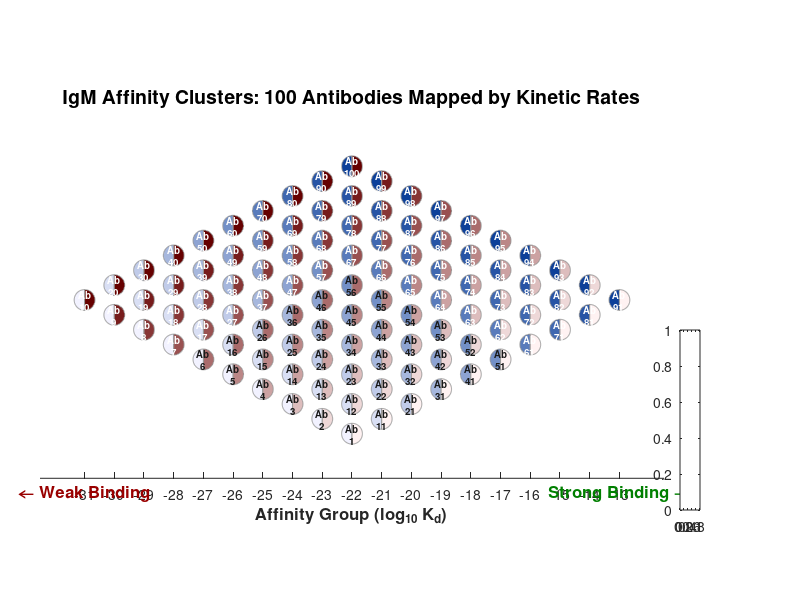

MATLAB code to generate this figure: (Note: this script raises an error after producing the figure.)
 figure('Color', 'w', 'Position', [100, 100, 1400, 800]);
    ax_main = axes('Position', [0.05, 0.1, 0.78, 0.8]);
    hold(ax_main, 'on');
    axis(ax_main, 'equal');

    % ==========================================================
    % 1. 参数定义与数据准备
    % ==========================================================
    
    % k_on 范围: 5*10^-22 到 5*10^-13
    min_log_kon = log10(5 * 10^(-22)); 
    max_log_kon = log10(5 * 10^(-13)); 
    
    % k_off 范围: 10^0 到 10^9
    min_log_koff = 0; 
    max_log_koff = 9; 
    
    % 准备自定义色谱 (Blues 和 Reds)
    blues_map = [linspace(0.95, 0.05, 256)', linspace(0.95, 0.25, 256)', linspace(1, 0.6, 256)'];
    reds_map  = [linspace(1, 0.4, 256)', linspace(0.95, 0, 256)', linspace(0.95, 0, 256)'];

    data_struct = [];
    
    for m = 1:10
        for n = 1:10
            ab_id = 10 * (m - 1) + n;
            val_kon = 5 * 10^(m - 23);
            val_koff = 10^(n - 1);
            log_kon_val = log10(val_kon);
            log_koff_val = log10(val_koff);
            x_val = -(n - m) - 22;
            data_struct = [data_struct; ab_id, x_val, log_kon_val, log_koff_val, m];
        end
    end
    
    [~, sort_idx] = sortrows(data_struct, [2, 5]);
    data_struct = data_struct(sort_idx, :);

    % ==========================================================
    % 2. 绘图循环 (绘制半圆)
    % ==========================================================
    
    radius = 0.35;
    x_counts = containers.Map('KeyType','double','ValueType','double');
    x_totals = containers.Map('KeyType','double','ValueType','double');
    
    for i = 1:size(data_struct, 1)
        x = data_struct(i, 2);
        if isKey(x_totals, x)
            x_totals(x) = x_totals(x) + 1;
        else
            x_totals(x) = 1;
            x_counts(x) = 0;
        end
    end
    
    theta_left = linspace(pi/2, 3*pi/2, 50);
    theta_right = linspace(-pi/2, pi/2, 50);
    
    for i = 1:size(data_struct, 1)
        id = data_struct(i, 1);
        x = data_struct(i, 2);
        l_kon = data_struct(i, 3);
        l_koff = data_struct(i, 4);
        
        x_counts(x) = x_counts(x) + 1;
        y = x_counts(x) - 1 - (x_totals(x) - 1) / 2.0;
        
        % --- 左半圆 (Kon - Blue) ---
        norm_idx = floor( (l_kon - min_log_kon) / (max_log_kon - min_log_kon) * 255 ) + 1;
        norm_idx = max(1, min(256, norm_idx));
        c_left = blues_map(norm_idx, :);
        
        X_L = x + radius * cos(theta_left);
        Y_L = y + radius * sin(theta_left);
        
        patch(ax_main, 'XData', X_L, 'YData', Y_L, 'FaceColor', c_left, 'EdgeColor', [0.6 0.6 0.6], 'LineWidth', 0.1);
        
        % --- 右半圆 (Koff - Red) ---
        norm_idx_off = floor( (l_koff - min_log_koff) / (max_log_koff - min_log_koff) * 255 ) + 1;
        norm_idx_off = max(1, min(256, norm_idx_off));
        c_right = reds_map(norm_idx_off, :);
        
        X_R = x + radius * cos(theta_right);
        Y_R = y + radius * sin(theta_right);
        
        patch(ax_main, 'XData', X_R, 'YData', Y_R, 'FaceColor', c_right, 'EdgeColor', [0.6 0.6 0.6], 'LineWidth', 0.1);
        
        % 文字标签设置
        if norm_idx > 150 || norm_idx_off > 150 
             txt_col = 'w';
        else
             txt_col = 'k';
        end
        if strcmp(txt_col, 'k'), txt_col = [0.1 0.1 0.1]; end
        
        % 【修改点】FontSize 调整为 7
        text(ax_main, x, y, sprintf('Ab\n%d', id), ...
             'HorizontalAlignment', 'center', ...
             'VerticalAlignment', 'middle', ...
             'FontSize', 7, ...          % 增大字体
             'FontWeight', 'bold', ...
             'Color', txt_col);
    end
    
    % ==========================================================
    % 3. 主坐标轴修饰
    % ==========================================================
    unique_x = sort(cell2mat(keys(x_totals)));
    xlim(ax_main, [-32.5, -11.5]);
    ylim(ax_main, [-6, 6]);
    xticks(ax_main, unique_x);
    xlabel(ax_main, 'Affinity Group (log_{10} K_d)', 'FontSize', 12, 'FontWeight', 'bold');
    
    set(ax_main, 'YTick', [], 'YColor', 'none', 'Box', 'off');
    
    text(ax_main, -31, -6.5, '\leftarrow Weak Binding', 'Color', [0.6 0 0], 'FontSize', 12, 'FontWeight', 'bold', 'HorizontalAlignment', 'center');
    text(ax_main, -13, -6.5, 'Strong Binding \rightarrow', 'Color', [0 0.5 0], 'FontSize', 12, 'FontWeight', 'bold', 'HorizontalAlignment', 'center');
    
    title(ax_main, 'IgM Affinity Clusters: 100 Antibodies Mapped by Kinetic Rates', 'FontSize', 14, 'FontWeight', 'bold');

    % ==========================================================
    % 4. 绘制双 Colorbar
    % ==========================================================
    ax_cb1 = axes('Position', [0.85, 0.15, 0.025, 0.3], 'Visible', 'off');
    colormap(ax_cb1, blues_map);
    caxis(ax_cb1, [min_log_kon max_log_kon]); 
    cb1 = colorbar(ax_cb1, 'Position', [0.85, 0.15, 0.025, 0.3]);
    cb1.Label.String = 'k_{on} Value (M^{-1} s^{-1})';
    cb1.Label.FontSize = 10;
    cb1.Label.FontWeight = 'bold';
    
    ticks_val_kon = ceil(min_log_kon):2:floor(max_log_kon);
    cb1.Ticks = ticks_val_kon;
    labels_kon = cell(length(ticks_val_kon), 1);
    for k = 1:length(ticks_val_kon)
        labels_kon{k} = sprintf('10^{%d}', round(ticks_val_kon(k))); 
    end
    cb1.TickLabels = labels_kon;
    
    ax_cb2 = axes('Position', [0.85, 0.55, 0.025, 0.3], 'Visible', 'off');
    colormap(ax_cb2, reds_map);
    caxis(ax_cb2, [min_log_koff max_log_koff]);
    cb2 = colorbar(ax_cb2, 'Position', [0.85, 0.55, 0.025, 0.3]);
    cb2.Label.String = 'k_{off} Value (s^{-1})';
    cb2.Label.FontSize = 10;
    cb2.Label.FontWeight = 'bold';
    
    ticks_val_koff = 0:1:9;
    cb2.Ticks = ticks_val_koff;
    labels_koff = cell(length(ticks_val_koff), 1);
    for k = 1:length(ticks_val_koff)
        labels_koff{k} = sprintf('10^{%d}', ticks_val_koff(k));
    end
    cb2.TickLabels = labels_koff;
    
    % ==========================================================
    % 5. 图例说明结构 (右上角小图)
    % ==========================================================
    ax_legend = axes('Position', [0.82, 0.88, 0.15, 0.1], 'Visible', 'off');
    hold(ax_legend, 'on');
    xlim(ax_legend, [0 1]); ylim(ax_legend, [0 1]);
    
    demo_r = 0.2;
    dx = 0.3; dy = 0.5;
    
    % 使用修复后的 patch 语法
    patch('Parent', ax_legend, ...
          'XData', dx + demo_r*cos(theta_left), ...
          'YData', dy + demo_r*sin(theta_left), ...
          'FaceColor', blues_map(180,:), ...
          'EdgeColor', 'gray');
          
    patch('Parent', ax_legend, ...
          'XData', dx + demo_r*cos(theta_right), ...
          'YData', dy + demo_r*sin(theta_right), ...
          'FaceColor', reds_map(180,:), ...
          'EdgeColor', 'gray');
        
    text(ax_legend, 0.6, 0.6, 'Node Structure', 'FontWeight', 'bold', 'FontSize', 10);
    text(ax_legend, 0.3, 0.2, 'left: k_{on} | right: k_{off}', 'HorizontalAlignment','center', 'FontSize', 8);